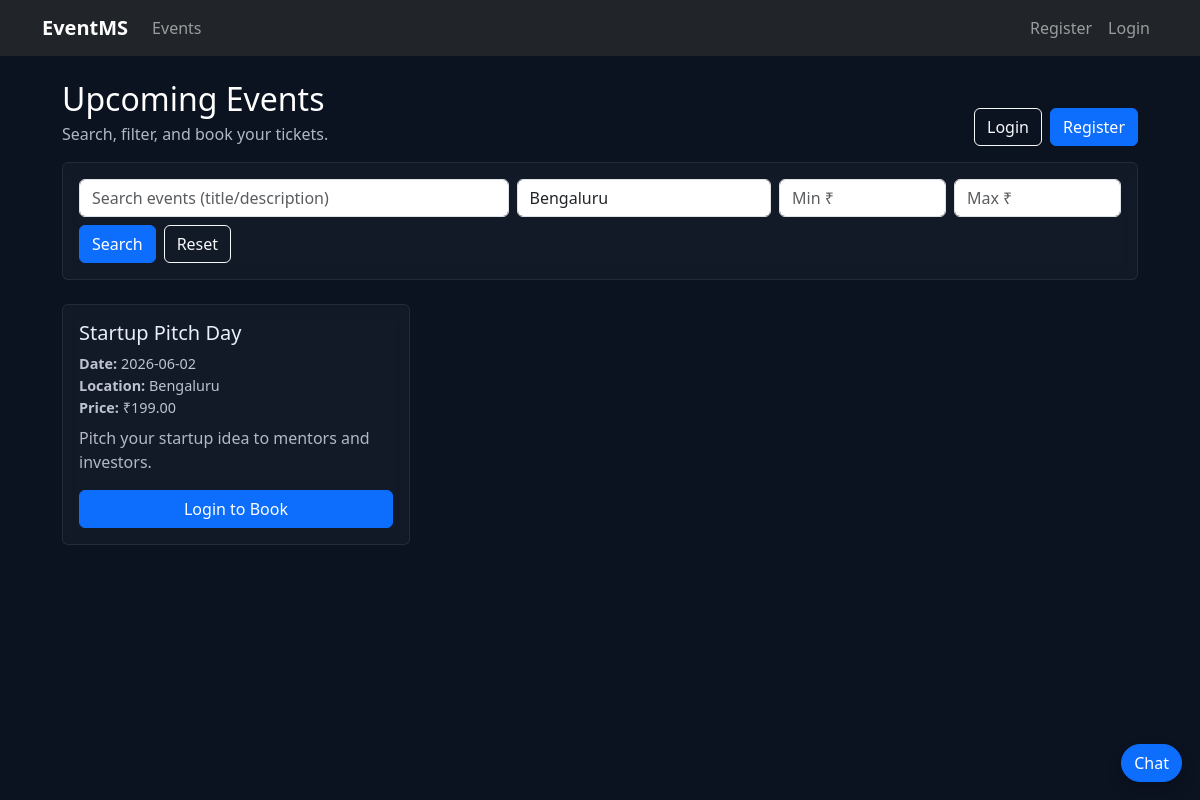
Screenshot of /index.php?location=Bengaluru with the database file from the repository.
### tables this page shows
CREATE TABLE IF NOT EXISTS events (
  id INT AUTO_INCREMENT PRIMARY KEY,
  title VARCHAR(200) NOT NULL,
  description TEXT NOT NULL,
  date DATE NOT NULL,
  location VARCHAR(200) NOT NULL,
  price DECIMAL(10,2) NOT NULL DEFAULT 0.00,
  created_at TIMESTAMP DEFAULT CURRENT_TIMESTAMP
);

### config.php (called while the page is built, shortened)
<?php
function is_logged_in(): bool {
    return isset($_SESSION["user_id"]);
}
function e(string $str): string {
    return htmlspecialchars($str, ENT_QUOTES, "UTF-8");
}
?>

### index.php (the view, shortened to what this page needs)
<?php
require_once "config.php";
$q = trim($_GET["q"] ?? "");
$location = trim($_GET["location"] ?? "");
$min_price = trim($_GET["min_price"] ?? "");
$max_price = trim($_GET["max_price"] ?? "");
$sql = "SELECT id, title, description, date, location, price FROM events WHERE 1=1";
$params = [];
$types = "";
if ($location !== "") {
    $sql .= " AND location LIKE ?";
    $params[] = "%" . $location . "%"; $types .= "s";
}
$sql .= " ORDER BY date ASC";
$stmt = $conn->prepare($sql);
if ($params) {
    $stmt->bind_param($types, ...$params);
}
$stmt->execute();
$events = $stmt->get_result()->fetch_all(MYSQLI_ASSOC);
include "partials/header.php";
?>
<div class="d-flex flex-wrap align-items-end justify-content-between gap-3 mb-3">
  <div>
    <h2 class="mb-1 text-white">Upcoming Events</h2>
    <div class="muted">Search, filter, and book your tickets.</div>
  </div>
  <?php if (!is_logged_in()): ?>
    <div class="d-flex gap-2">
      <a class="btn btn-outline-light" href="login.php">Login</a>
      <a class="btn btn-primary" href="register.php">Register</a>
    </div>
  <?php endif; ?>
</div>
<div class="card event-card mb-4">
  <div class="card-body">
    <form class="row g-2" method="get">
      <div class="col-md-5">
        <input class="form-control" name="q" placeholder="Search events (title/description)" value="<?= e($q) ?>">
      </div>
      <div class="col-md-3">
        <input class="form-control" name="location" placeholder="Location" value="<?= e($location) ?>">
      </div>
      <div class="col-md-2">
        <input class="form-control" name="min_price" placeholder="Min ₹" value="<?= e($min_price) ?>">
      </div>
      <div class="col-md-2">
        <input class="form-control" name="max_price" placeholder="Max ₹" value="<?= e($max_price) ?>">
      </div>
      <div class="col-12 d-flex gap-2 mt-2">
        <button class="btn btn-primary">Search</button>
        <a class="btn btn-outline-light" href="index.php">Reset</a>
      </div>
    </form>
  </div>
</div>
<?php if (!$events): ?>
  <div class="alert alert-secondary">No events found. Try adjusting your filters.</div>
<?php else: ?>
  <div class="row g-3">
    <?php foreach ($events as $ev): ?>
      <div class="col-md-4">
        <div class="card event-card h-100">
          <div class="card-body d-flex flex-column">
            <h5 class="card-title"><?= e($ev["title"]) ?></h5>
            <div class="event-meta mb-2">
              <div><strong>Date:</strong> <?= e($ev["date"]) ?></div>
              <div><strong>Location:</strong> <?= e($ev["location"]) ?></div>
              <div><strong>Price:</strong> ₹<?= e(number_format((float)$ev["price"], 2)) ?></div>
            </div>
            <p class="card-text muted" style="flex:1;">
              <?= e(mb_strimwidth($ev["description"], 0, 120, "...")) ?>
            </p>
            <div class="d-flex gap-2">
              <?php if (is_logged_in()): ?>
                <a class="btn btn-primary w-100" href="book.php?event_id=<?= (int)$ev["id"] ?>">Book</a>
              <?php else: ?>
                <a class="btn btn-primary w-100" href="login.php">Login to Book</a>
              <?php endif; ?>
            </div>
          </div>
        </div>
      </div>
    <?php endforeach; ?>
  </div>
<?php endif; ?>
<?php include "partials/footer.php"; ?>

### assets/css/style.css (style rules this page uses)
body { background: #0b1220; }
.card.event-card { border: 1px solid rgba(255,255,255,.08); background: rgba(255,255,255,.03); color: #e9eefc; backdrop-filter: blur(8px); }
.event-meta { font-size: .9rem; color: rgba(233,238,252,.8); }
.muted { color: rgba(233,238,252,.75) !important; }

### rows the page displays
events: title "Startup Pitch Day", date "2026-06-02", location "Bengaluru", price "199.00", description "Pitch your startup idea to mentors and investors."
